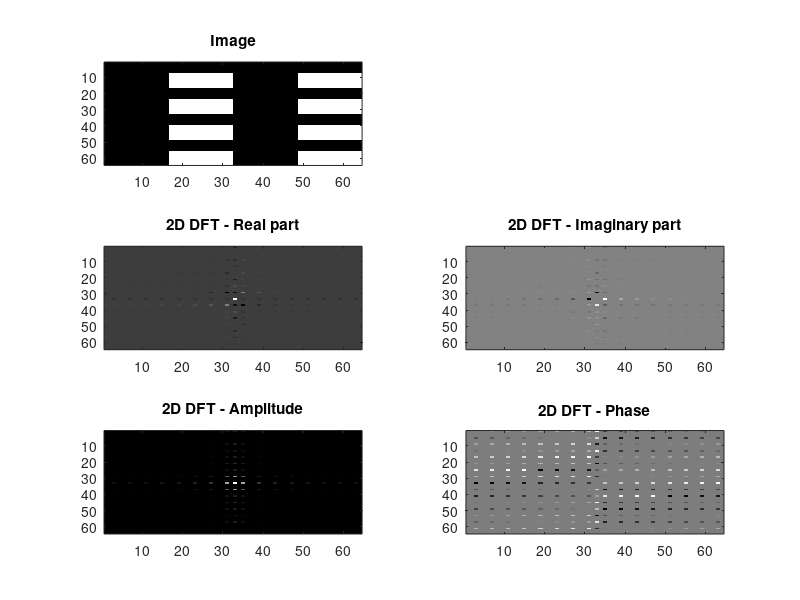

MATLAB code to generate this figure: (Note: this script raises an error after producing the figure.)
% Note: This script was written in Octave.
% Some small differences may happen if running in Matlab

clear; clc;

% Exercice 1 - 2D frequency plan

%1.1
N = 64; % img size
T = 1;
Ts = 1/N; Fs = N; df = Fs/N; % sampling
Im (N/8:N/4, (N/4)+1:N/2) = 1;
Im (1:N/4, (N/2)+1:N) = Im;
Im ((N/4)+1:N/2, :) = Im;
Im ((N/2)+1:3*N/4, :) = Im (1:N/4 , :);
Im ((3*N/4)+1:N, :) = Im (1:N/4 , :);

figure(1);
subplot(321);
imagesc(Im);
colormap('gray');
title('Image');

%1.2
dft = fft2(Im)/(N.^2); % fft normalized by img size
dft = fftshift(dft);
mag = abs(dft);
arg = angle(dft) * 180/pi; % phase in degrees

subplot(323);
imagesc(real(dft));
title('2D DFT - Real part');

subplot(324);
imagesc(imag(dft));
title('2D DFT - Imaginary part');

subplot(325);
imagesc(mag);
title('2D DFT - Amplitude');

subplot(326);
imagesc(arg);
title('2D DFT - Phase');

%%

clear; clc;

% Exercice 2 - Reconstruction with amplitude and/or phase

% define common size for both images
height = 256;
width = 256;

%2.1 load image 1
figure(2);
Im1 = imread('cameraman.tif'); % if using matlab
%Im1 = imread('./cameraman.png'); % if using local image
Im1 = imresize(Im1, [height, width]);
subplot(221);
colormap('gray');
imagesc(Im1);
title('Image 1');

%2.2 find dft magnitude and phase of image 1
dft1 = fft2(Im1);
shifted_dft1 = fftshift(dft1);
mag1 = abs(shifted_dft1);
arg1 = angle(shifted_dft1);
log1 = log(mag1+1); % log transformation to display low amplitudes 

subplot(222);
imagesc(mag1);
colormap gray;
title('2D DFT - Amplitude');

subplot(223);
imagesc(arg1);
title('2D DFT - Phase');

subplot(224);
imagesc(log1);
title('Log Transform');

% 2.3
figure(3);
reconstructed_mag1 = mag1 .* exp(i*0);
reconstructed_mag1 = ifft2(reconstructed_mag1);
subplot(121);
colormap('gray');
imagesc(uint8(abs(reconstructed_mag1)));
title('Image 1 reconstructed from mag ');

reconstructed_arg1 = 1 .* exp(i*arg1);
reconstructed_arg1 = ifft2(reconstructed_arg1);
subplot(122);
colormap('gray');
imagesc(uint8(abs(reconstructed_arg1)));
title('Image 1 reconstructed from Phase');

% 2.4 load image 2
figure(4);
Im2 = imread('moon.tif'); % if using matlab
%Im2 = imread('./moon.jpg'); % if using local image
Im2 = imresize(Im2, [height, width]);
subplot(221);
colormap('gray');
imagesc(Im2);
title('Image 2');

% 2.5 find dft magnitude and phase of image 2
dft2 = fft2(Im2);
shifted_dft2 = fftshift(dft2);
mag2 = abs(shifted_dft2);
arg2 = angle(shifted_dft2);
log2 = log(mag2+1);

subplot(222);
imagesc(mag2);
colormap gray;
title('2D DFT - Amplitude');

subplot(223);
imagesc(arg2);
title('2D DFT - Phase');

subplot(224);
imagesc(log2);
title('Log Transform');

% 2.6 Reconstruct image 1 and image 2
figure(5);
reconstructed1 = mag1 .* exp(i*arg1);
reconstructed1 = ifft2(reconstructed1);
subplot(121);
colormap('gray');
imagesc(uint8(abs(reconstructed1)));
title('Image 1 reconstructed');

reconstructed2 = mag2 .* exp(i*arg2);
reconstructed2 = ifft2(reconstructed2);
subplot(122);
colormap('gray');
imagesc(uint8(abs(reconstructed2)));
title('Image 2 reconstructed');

% 2.7 Reconstruct from mixed magnitudes and phases
figure(6);
reconstructed3 = mag2 .* exp(i*arg1);
reconstructed3 = ifft2(reconstructed3);
subplot(121);
colormap('gray');
imagesc(uint8(abs(reconstructed3)));
title('Image 2 Mag & Image 1 Phase');

reconstructed4 = mag1 .* exp(i*arg2);
reconstructed4 = ifft2(reconstructed4);
subplot(122);
colormap('gray');
imagesc(uint8(abs(reconstructed4)));
title('Image 1 Mag & Image 2 Phase');